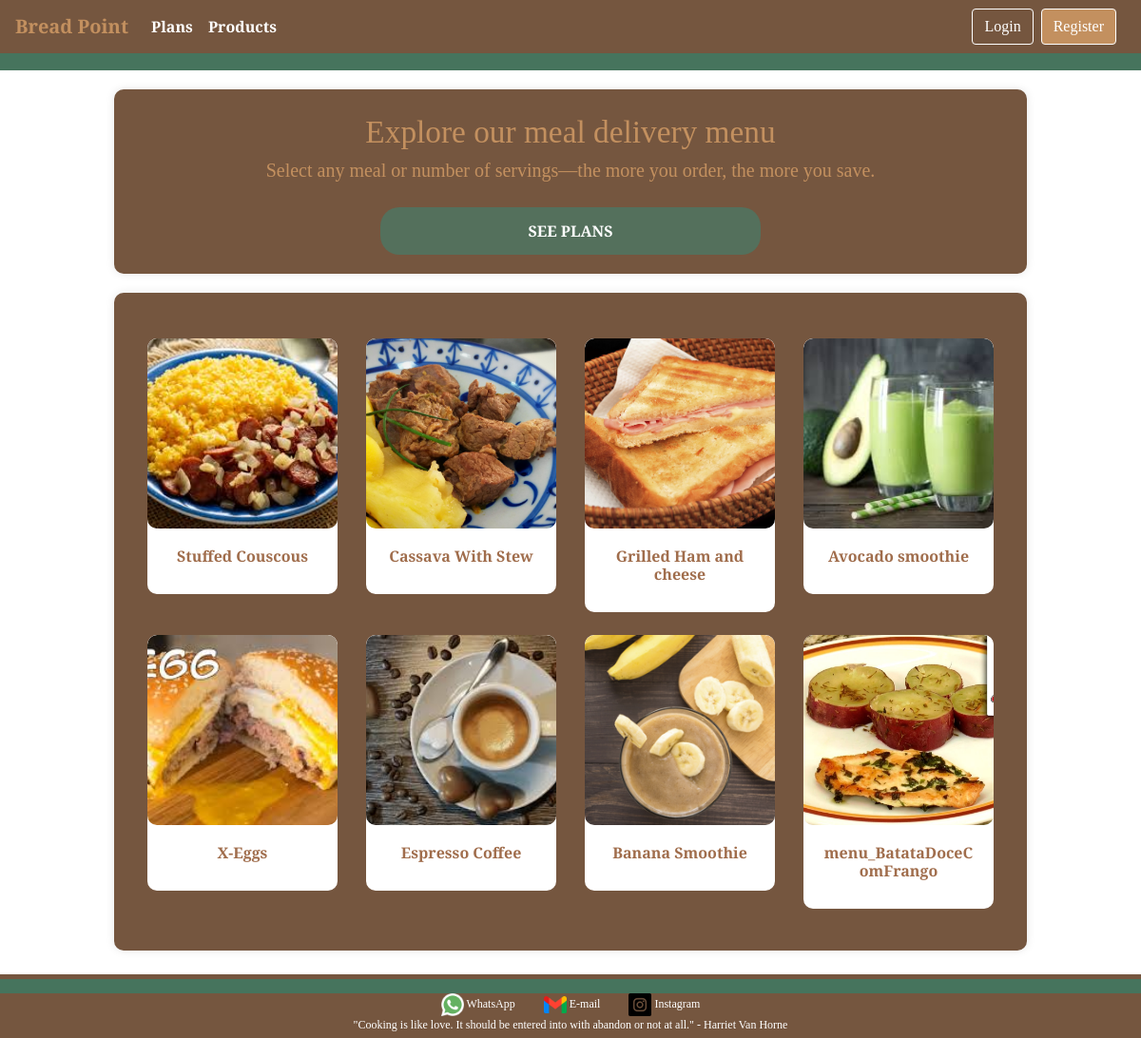
Page /products on the committed database.
### tables this page shows
CREATE TABLE products (
        id INTEGER PRIMARY KEY AUTOINCREMENT,
        product_name TEXT NOT NULL,
        description TEXT,
        price DECIMAL(10, 2) NOT NULL,
        calories INTEGER,
        protein INTEGER,
        carbohydrates INTEGER,
        fats INTEGER
    , image TEXT);

### back_end/app.py (the view)
@app.route('/products')
def products():
    conn = get_db()
    cursor = conn.cursor()
    cursor.execute("""
        SELECT id, product_name, image FROM products
    """)
    products = [dict(row) for row in cursor.fetchall()]
    close_db(conn)
    return render_template('products.html', products=products)

### back_end/app.py (called while the page is built)
def get_db():
    conn = sqlite3.connect('bread_point.db')
    conn.row_factory = sqlite3.Row  # Acessa a coluna por nome
    return conn

### back_end/templates/products.html (shortened to what this page needs)
<!DOCTYPE html>
<html lang="en">
   <head>
      <link rel="stylesheet" href="{{url_for('static', filename='lib/bootstrap/css/bootstrap.min.css')}}">
      <link rel="stylesheet" href="{{url_for('static', filename='css/products.css')}}">
   </head>
   <body>
      {% include 'navbar-select-option.html'%}
      {% include 'product-banner.html'%}
      <div class="plans-container">
         <div class="menu-grid">
            <div class="container">
               <div class="row">
                  {% for product in products %}
                  <div class="col-md-3 col-sm-6 mb-4">
                     <div class="card">
                        <a href="/product/{{ product.id }}" class="card-img-link">
                           <img src="{{ product.image }}" alt="{{ product.product_name }}" class="card-img-top">
                        </a>
                        <div class="card-body">
                           <a href="/product/{{ product.id }}" class="card-title-link">
                              <h5 class="card-title">{{ product.product_name }}</h5>
                           </a>
                        </div>
                     </div>
                  </div>
                  {% endfor %}
               </div>
            </div>
         </div>
      </div>
      <br>
      <br>
      <br>
      {% include 'footer-finish-page.html'%}
   </body>
</html>

### back_end/templates/navbar-select-option.html (shortened to what this page needs)
<nav class="navbar navbar-expand-lg navbar-dark">
   <a class="navbar-brand" href="/">Bread Point</a>
   <div class="collapse navbar-collapse" id="navbarNav">
      <ul class="navbar-nav mr-auto">
         <li class="nav-item">
            <a class="nav-link" href="/plans">Plans</a>
         </li>
         <li class="nav-item">
            <a class="nav-link" href="/products">Products</a>
         </li>
      </ul>
   </div>
   <div class="d-flex">
      {% if session.get('logged_in') %}
      <a href="/logout" class="btn btn-outline-light btn-login mr-2">
      <img src="{{ url_for('static', filename='img/userIcon.png') }}" alt="User Icon" width="30" />
      Logout
      </a>
      {% else %}
      <a href="/login" class="btn btn-outline-light btn-login mr-2">Login</a>
      <a href="/register" class="btn btn-outline-light btn-register">Register</a>
      {% endif %}
   </div>
</nav>
<div class="div-bar-green"></div>

### back_end/templates/product-banner.html
<div class="plans-container">
   <div class="product-div-message-delivery">
      Explore our  meal delivery menu
   </div>
   <div class="product-div-sub-message-delivery">
      Select any meal or number of servings—the more you order, the more you save.
   </div>
   <br>
   <div class="btn-center">
      <a href="/plans" class="btn btn-view-plans-page-products">SEE PLANS</a>
   </div>
</div>

### back_end/templates/footer-finish-page.html
<footer>
   <div class="div-bar-green-footer"></div>
   <div class="footer-content">
      <a href="https://wa.me/seu_numero_de_whatsapp" target="_blank">
      <img src="{{url_for('static', filename='img/icon_whats.png')}}" alt="WhatsApp">
      WhatsApp
      </a>
      <a href="mailto:seu_email@example.com" target="_blank">
      <img src="{{url_for('static', filename='img/icon_gmail.png')}}" alt="E-mail">
      E-mail
      </a>
      <a href="mailto:seu_email@example.com" target="_blank">
      <img src="{{url_for('static', filename='img/icon_instas.png')}}" alt="E-mail">
      Instagram
      </a>
   </div>
   <div class="footer-culinary">
      "Cooking is like love. It should be entered into with abandon or not at all." - Harriet Van Horne
   </div>
</footer>

### back_end/static/css/products.css (style rules this page uses)
body { font-family: 'Libre Baskerville', serif !important; }
.div-bar-green { background-color: #46745d; height: 18px; }
.navbar { background-color: #75563F; font-size: 12pt; }
.navbar-brand { font-weight: 700; color: #C3905F !important; }
.nav-link { font-weight: 700; color: #FFFFFF !important; font-size: 12pt; }
.btn-login { color: white; border-color: white; margin-right: 10px; }
.btn-register { color: white; border-color: white; background-color: #C3905F; margin-right: 10px; }
.menu-grid { margin-top: 3%; }
.menu-grid .card { border: none; border-radius: 10px; overflow: hidden; transition: transform 0.3s ease; }
.menu-grid .card-img-top { border-radius: 10px; width: 100%; height: 200px; object-fit: cover; }
.menu-grid .card-body { text-align: center; }
.menu-grid .card-title { font-size: 12pt; font-weight: bold; margin-bottom: 10px; color: #A06D4C; }
.menu-grid .card-img-link, .menu-grid .card-title-link { color: inherit; text-decoration: none; }
footer { background-color: #75563f; color: white; text-align: center; padding: 5px 0; position: fixed; bottom: 0; width: 100%; font-family: 'Libre Baskerville', serif; font-size: 9pt; }
.footer-content { display: flex; justify-content: center; align-items: center; }
.footer-content a { margin: 0 15px; color: white; text-decoration: none; }
.footer-content img { width: 24px; height: 24px; }
.btn-center { text-align: center; }
.plans-container { background-color: #75563F; color: white; padding: 20px; margin: 20px auto; width: 80%; border-radius: 10px; box-shadow: 0 0 10px rgba(0, 0, 0, 0.1); }
.product-div-message-delivery { text-align: center; font-size: 25pt; color: #C3905F; }
.product-div-sub-message-delivery { text-align: center; font-size: 15pt; color: #C3905F; }
.btn-view-plans-page-products { background-color: #54705c; color: white; border: none; padding: 10px 200px; font-weight: bold; text-transform: uppercase; font-family: 'Libre Baskerville', serif; height: 50px; display: inline-flex; align-items: center; justify-content: center; white-space: nowrap; line-height: 1; max-width: 150px; width:auto; border-radius: 20px; }
.div-bar-green-footer { background-color: #46745d; height: 15px; }

### rows in the picture
products: image (picture), product_name "Stuffed Couscous"
products: image (picture), product_name "Cassava With Stew"
products: image (picture), product_name "Grilled Ham and cheese"
products: image (picture), product_name "Avocado smoothie"
products: image (picture), product_name "X-Eggs"
products: image (picture), product_name "Espresso Coffee"
products: image (picture), product_name "Banana Smoothie"
products: image (picture), product_name "menu_BatataDoceComFrango"
